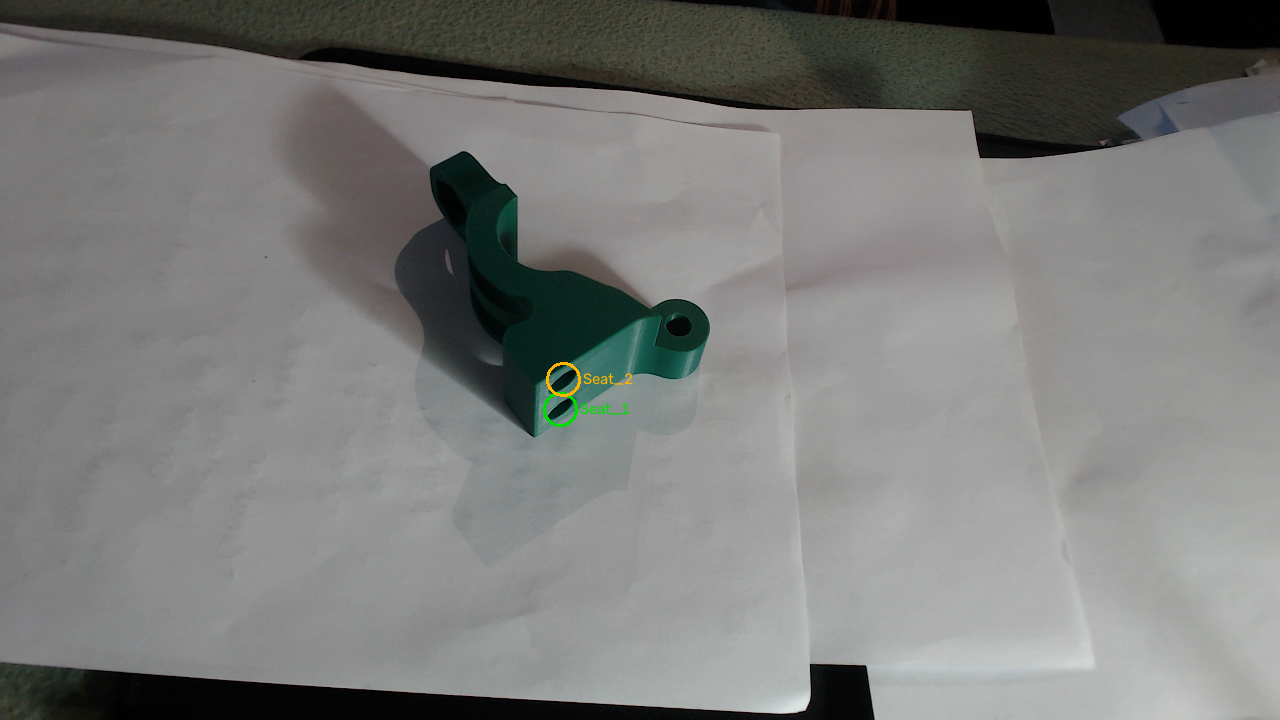
#> input picture Assembly_monitor/config/position_config_reference.png, 1280 x 720 px
$ python seat_finder.py ../config/position_config_reference.png
#> lines starting #> are read from the running program, lines starting #| are printed output that depends on the picture; after the words box and inside, x2 and y2 are one past the last pixel; in counts of white or black regions, pixels touching at a corner belong together
#> further down, im is the input picture: shape (720, 1280, 3); mean B, G, R 122.5, 124.3, 123.4
"""
decision/seat_finder.py
===============================================================================
Finds the two bushing seats IN THE LIVE IMAGE, every frame, by looking at the
part itself. No calibration clicks, no stored screen coordinates.

WHY THIS REPLACES THE CALIBRATED-ANCHOR APPROACH
  The original design stored the two seat centres as image coordinates, marked
  once by hand. Those points are fixed to the SCREEN, not to the part, so the
  moment body_a is moved or turned the markers stay behind. That was a stated
  limitation of that design, not a bug: it assumed a fixed fixture.

  The pose tracker was added to lift that limitation by matching image features
  on body_a and warping the stored anchors. It cannot work reliably here, and
  the reason is structural rather than a tuning problem:

    * a homography maps a PLANE. body_a is a 3-D part, so once it is turned to
      a different face there is no homography that maps the old view to the
      new one.
    * the part is smooth printed plastic with almost no texture - about 50
      SIFT features on the whole body, most of them on edges and shadows that
      move when the part moves.

  With few features and a wrong model, RANSAC still returns "a" homography.
  It passes an inlier count, it passes a reprojection check, and it is
  geometrically meaningless: in the failing frame both seat anchors collapsed
  onto nearly the same point, about 90 px away from either real hole.

  A confidently wrong marker is worse than no marker. The operator is told to
  put the bushing in a place that is not a hole.

WHAT THIS DOES INSTEAD
  It finds the holes directly, because they are the most visually distinctive
  thing about this part: circular regions inside a solid green silhouette that
  are not green plastic - either a dark empty bore, or the grey metal of a
  bushing already seated.

      green silhouette of body_a
        -> fill it
        -> regions inside that are not plastic
        -> keep the round ones
        -> expect: one large bore + two small seats of similar size, close
           together
        -> label them by distance from the large bore

  Measured on the calibration photograph, this recovers the two seats to
  0.7 px and 1.1 px of the points that were marked by hand. It needs no
  calibration at all, and it works at whatever pose the part happens to be in,
  because it is looking at the part rather than remembering a screen position.

WHY THE LABELLING RULE IS WHAT IT IS
  Knowing where the two holes are is not enough; the system has to say which
  one takes the FIRST bushing. Any rule based on the image (left, top) breaks
  as soon as the part is turned round.

  The rule used here is a property of the part itself: of the two seats, the
  one FARTHER from the large bore is Seat_1 and the nearer is Seat_2. That
  ordering is fixed by the geometry of the part, so it survives rotation and
  viewpoint. It is read once from the calibration photograph, so if the
  convention is ever the other way round it is corrected in one place.

WHEN IT REFUSES TO ANSWER
  The structural expectation - one big bore plus two similar small holes close
  together - is deliberately strict. If the part is edge-on, a hand covers a
  seat, or the lighting washes the holes out, the pattern will not be found
  and this returns "not confident" rather than guessing. The display then asks
  the operator to show the part more clearly. That is the behaviour the
  homography approach lacked, and the reason it produced the wrong answer
  confidently instead of saying it did not know.

===============================================================================
"""

from __future__ import annotations

import math
from dataclasses import dataclass, field
from typing import Any, Dict, List, Optional, Sequence, Tuple

import cv2
import numpy as np


# ═══════════════════════════════════════════════════════════════════════════
# Tuning - every value is a ratio to the part's own size or colour, never an
# absolute pixel or brightness, so moving the camera closer or changing the
# lamp does not invalidate them.
# ═══════════════════════════════════════════════════════════════════════════

# HSV band for the green printed part. Wide on purpose: it only has to
# separate the part from the bench, and the per-frame colour statistics below
# do the precise work.
GREEN_LO = (40, 30, 3)
GREEN_HI = (115, 255, 235)

# A candidate region must be at least this fraction of the part's area, and
# at most this fraction. Rejects speckle and the part's own shadow.
MIN_AREA_FRAC = 0.0015
MAX_AREA_FRAC = 0.2500

# How round a region must be, as circularity  4*pi*area / perimeter^2.
# 1.0 is a perfect circle. The bores measure about 0.70 in the calibration
# photograph, and a bore seen at an angle is an ellipse, so this cannot be
# strict. Circularity is used rather than area / (pi r^2) of the minimum
# enclosing circle: that circle is generous around a slightly ragged contour,
# which put the real bores at 0.34 and would have rejected every one of them.
MIN_CIRCULARITY = 0.45

# The two seats must be similar in size - they take identical bushings.
MAX_SEAT_AREA_RATIO = 2.6

# The two seats sit on the same flange, so they are close together relative to
# the whole part. In CAD they are 18.00 mm apart on a part whose overall
# extent is of the order of 120 mm, about 0.15 of the diagonal; 0.20 leaves
# headroom for perspective without admitting unrelated pairs.
#
# This bound does most of the work of rejecting false pairs, and it has to be
# this tight. With it at 0.45 the finder preferred two unrelated dark spots
# 145 px apart - they happened to be closer in AREA than the true pair - over
# the two real holes 25 px apart. Closeness is the stronger signal of the two,
# and the scoring below now says so as well.
MAX_SEAT_SEPARATION_FRAC = 0.20

# ... but not on top of each other.
MIN_SEAT_SEPARATION_FRAC = 0.02

# A seat counts as holding a metal bushing when its saturation is well below
# the plastic's. Metal is grey; the plastic is strongly coloured.
METAL_SATURATION_FRAC = 0.55
METAL_MIN_VALUE_FRAC = 0.45

# Frames of agreement before the finder's answer is treated as settled.
DEFAULT_STABLE_FRAMES = 5

# How far a seat may move between frames and still count as the same seat,
# as a fraction of the part's diagonal.
SEAT_MATCH_FRAC = 0.12


# ═══════════════════════════════════════════════════════════════════════════

@dataclass
class FoundSeat:
    name: str                       # "Seat_1" | "Seat_2"
    centre: Tuple[float, float]     # pixels, in the full frame
    radius: float
    occupied: bool                  # a bushing appears to be in it
    area: float
    distance_from_bore: float

    @property
    def xy(self) -> Tuple[int, int]:
        return (int(round(self.centre[0])), int(round(self.centre[1])))


@dataclass
class SeatFindResult:
    found: bool = False
    reason: str = ""
    seats: Dict[str, FoundSeat] = field(default_factory=dict)
    bore: Optional[Tuple[float, float]] = None
    body_box: Optional[Tuple[int, int, int, int]] = None
    stable: bool = False
    frames_held: int = 0
    separation_px: float = 0.0

    def seat(self, name: str) -> Optional[FoundSeat]:
        return self.seats.get(name)


# ═══════════════════════════════════════════════════════════════════════════

class SeatFinder:
    """Locates Seat_1 and Seat_2 on body_a in the current frame."""

    def __init__(
        self,
        seat_1_is_farther_from_bore: bool = True,
        stable_frames: int = DEFAULT_STABLE_FRAMES,
        min_body_box_px: int = 60,
        debug: bool = False,
    ):
        # Read off the calibration photograph once: in that image the seat
        # marked as the FIRST bushing seat was the farther of the two from
        # the large bore. If your convention is the other way round, this is
        # the single place to change it.
        self.seat_1_is_farther = bool(seat_1_is_farther_from_bore)
        self.stable_frames = int(stable_frames)
        self.min_body_box_px = int(min_body_box_px)
        self.debug = bool(debug)

        self._last: Optional[SeatFindResult] = None
        self._held = 0
        self._last_centres: Dict[str, Tuple[float, float]] = {}

        self.stats = {"frames": 0, "found": 0, "refused": 0}

    # ------------------------------------------------------------------
    def update(self, frame, detections: Sequence[Any]) -> SeatFindResult:
        """One frame. Never raises; any failure becomes 'not confident'."""
        self.stats["frames"] += 1
        try:
            result = self._find(frame, detections)
        except Exception as exc:                            # noqa: BLE001
            result = SeatFindResult(False, f"seat finder error: {exc}")

        # Temporal agreement, so a one-frame fluke never drives the display.
        if result.found and self._last and self._last.found:
            moved = self._max_movement(result)
            diag = self._diagonal(result.body_box)
            if diag and moved <= SEAT_MATCH_FRAC * diag:
                self._held += 1
            else:
                self._held = 1
        elif result.found:
            self._held = 1
        else:
            self._held = 0

        result.frames_held = self._held
        result.stable = result.found and self._held >= self.stable_frames

        if result.found:
            self.stats["found"] += 1
            self._last_centres = {n: s.centre for n, s in result.seats.items()}
        else:
            self.stats["refused"] += 1

        self._last = result
        return result

    # ------------------------------------------------------------------
    # [16 lines left out: functions _max_movement, _diagonal, not called in this run]

    # ------------------------------------------------------------------
    def _find(self, frame, detections) -> SeatFindResult:
        if frame is None:
            return SeatFindResult(False, "no camera frame")

        box = self._body_box(detections, frame.shape)
        if box is None:
            return SeatFindResult(False, "body_a not detected")
        x1, y1, x2, y2 = box
        if (x2 - x1) < self.min_body_box_px or (y2 - y1) < self.min_body_box_px:
            return SeatFindResult(
                False, "body_a is too small in the image - move the camera "
                       "closer", body_box=box)

        crop = frame[y1:y2, x1:x2]
        hsv = cv2.cvtColor(crop, cv2.COLOR_BGR2HSV)
#> hsv: shape (720, 1280, 3); mean H, S, V 54.2, 19.4, 125.8

        green = cv2.inRange(hsv, np.array(GREEN_LO, np.uint8),
                            np.array(GREEN_HI, np.uint8))
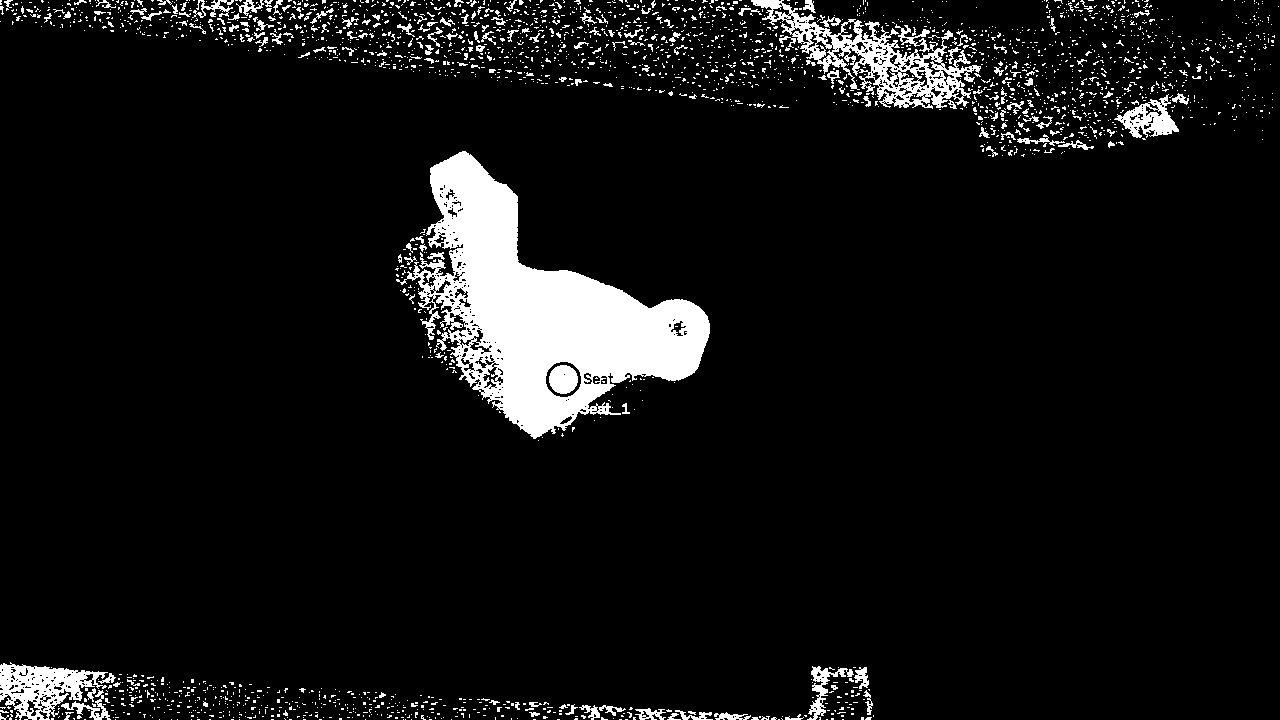
#> green: shape (720, 1280); 7.3% white; 2570 white regions (2381 under 20 px), largest, box (x1, y1, x2, y2) and area: (396, 151, 710, 439) 36396, (751, 0, 981, 109) 6913, (0, 662, 108, 720) 3104
        green = cv2.morphologyEx(
            green, cv2.MORPH_CLOSE,
            cv2.getStructuringElement(cv2.MORPH_ELLIPSE, (13, 13)))
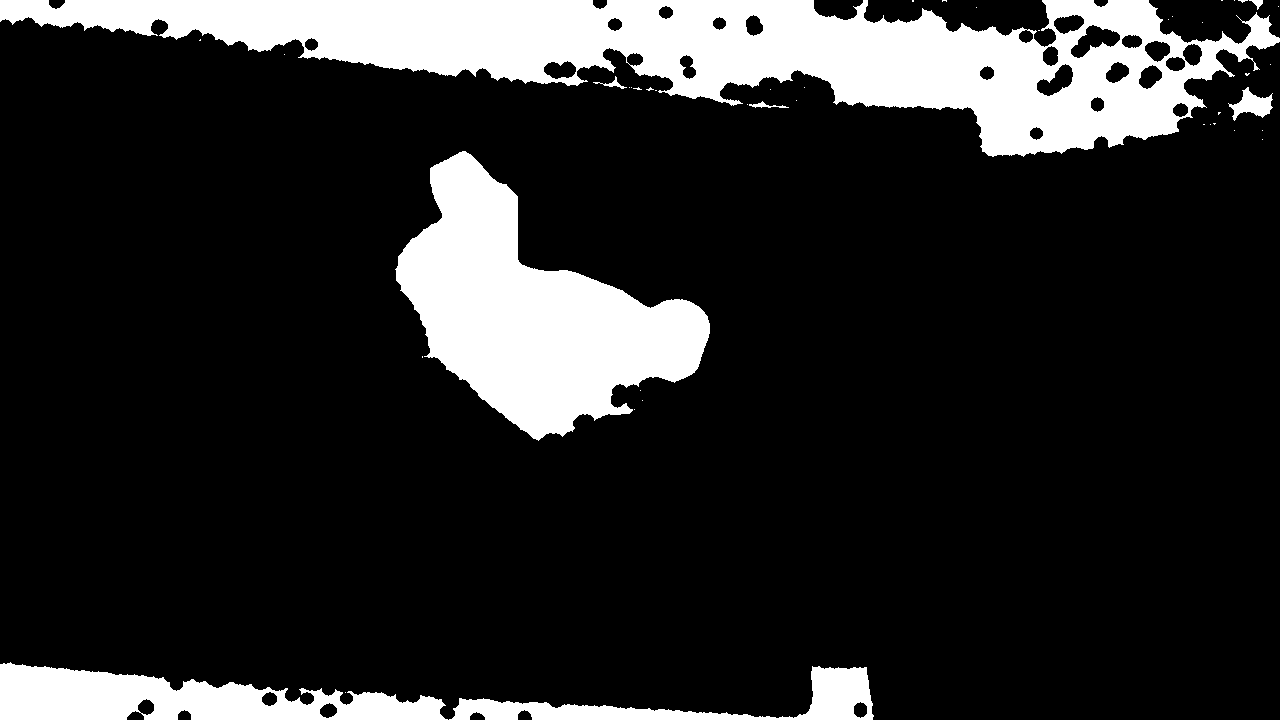
#> green: shape (720, 1280); 16.5% white; 44 white regions (36 under 20 px)

        contours, _ = cv2.findContours(green, cv2.RETR_EXTERNAL,
                                       cv2.CHAIN_APPROX_SIMPLE)
#> contours = 44 contours, 36 with area under 20; largest, box (x1, y1, x2, y2) and area: (0, 0, 1280, 157) 89892, (395, 151, 710, 441) 43185, (0, 662, 448, 720) 15173, (449, 666, 874, 720) 6555, (1228, 87, 1273, 121) 650, (593, 76, 627, 89) 62, (749, 101, 789, 108) 60, (1249, 0, 1263, 10) 46
        if not contours:
            return SeatFindResult(False, "the green part is not visible",
                                  body_box=box)
        part = max(contours, key=cv2.contourArea)
#> part = contour of 1228 points, box (x1, y1, x2, y2) (0, 0, 1280, 157), area 89892
        part_area = float(cv2.contourArea(part))
#> part_area = 89892.5
        if part_area < 400:
            return SeatFindResult(False, "the green part is too small to read",
                                  body_box=box)

        silhouette = np.zeros_like(green)
        cv2.drawContours(silhouette, [part], -1, 255, -1)
#> silhouette: shape (720, 1280); 9.9% white; 1 white region, box (x1, y1, x2, y2) and area: (0, 0, 1280, 157) 91556
        # Pull in from the outline so the silhouette edge itself is never
        # mistaken for a hole. Small, because the seats sit near the edge of
        # the flange and a heavy erosion deletes them.
        inside = cv2.erode(
            silhouette,
            cv2.getStructuringElement(cv2.MORPH_ELLIPSE, (5, 5))) > 0
#> inside: shape (720, 1280) bool; 9.4% white; 3 white regions (2 under 20 px), largest, box (x1, y1, x2, y2) and area: (0, 0, 1279, 155) 86329
        if inside.sum() < 200:
            return SeatFindResult(False, "the part is too small to read",
                                  body_box=box)

        S = hsv[:, :, 1].astype(np.int16)
        V = hsv[:, :, 2].astype(np.int16)
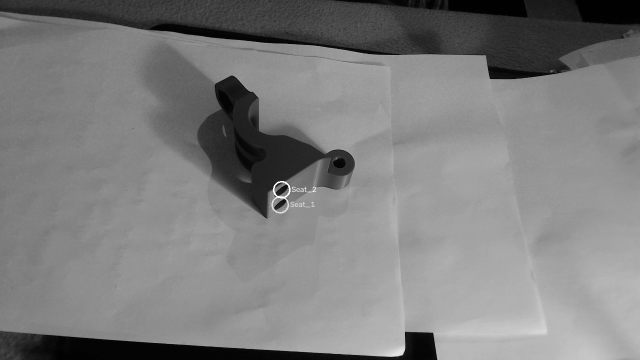
#> V: shape (720, 1280) int16 (shown at 1/2 size); min 0, max 255, mean 125.8

        # The part's own lit colour. Measured from the brighter half of the
        # silhouette so shadowed faces and the holes themselves do not drag
        # the reference down - that was what made a fixed or percentile
        # threshold swing wildly between one photograph and the next.
        lit = V[inside] > np.percentile(V[inside], 55)
        if lit.sum() < 50:
            return SeatFindResult(False, "the part is too dark to read",
                                  body_box=box)
        s_plastic = float(np.median(S[inside][lit]))
#> s_plastic = 50
        v_plastic = float(np.median(V[inside][lit]))
#> v_plastic = 66

        # A hole is a region that is markedly darker than the lit plastic, or
        # markedly less saturated - the first catches an empty bore, the
        # second catches the grey metal of a bushing already seated.
        dark = V < max(v_plastic * 0.45, 25)
#> dark: shape (720, 1280) bool; 5.8% white; 226 white regions (213 under 20 px), largest, box (x1, y1, x2, y2) and area: (44, 664, 874, 720) 23234, (669, 0, 1280, 50) 15767, (298, 46, 799, 110) 5012
        grey = S < max(s_plastic * METAL_SATURATION_FRAC, 25)
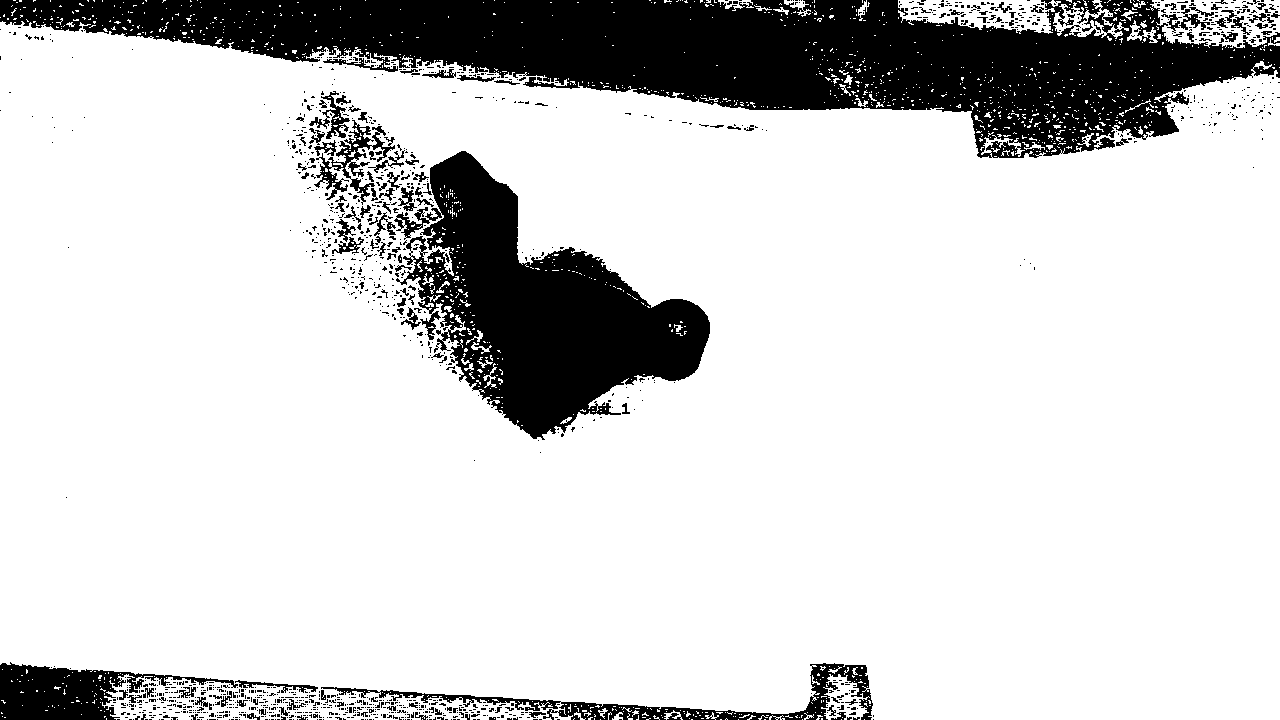
#> grey: shape (720, 1280) bool; 82.4% white; 1436 black regions (1308 under 20 px), largest, box (x1, y1, x2, y2) and area: (0, 0, 1280, 158) 95090, (394, 151, 710, 440) 41197, (0, 662, 238, 720) 6345
        cand = ((dark | grey) & inside).astype(np.uint8) * 255
#> cand: shape (720, 1280); 1.3% white; 616 white regions (593 under 20 px), largest, box (x1, y1, x2, y2) and area: (1044, 0, 1279, 51) 4423, (304, 46, 482, 74) 1805, (982, 132, 1076, 155) 1158
        cand = cv2.morphologyEx(
            cand, cv2.MORPH_OPEN,
            cv2.getStructuringElement(cv2.MORPH_ELLIPSE, (3, 3)))
#> cand: shape (720, 1280); 1.1% white; 66 white regions (52 under 20 px), largest, box (x1, y1, x2, y2) and area: (1044, 0, 1185, 46) 3435, (305, 46, 478, 74) 1794, (982, 133, 1072, 155) 1135
#> (the rest of the program and of its run is left out)
